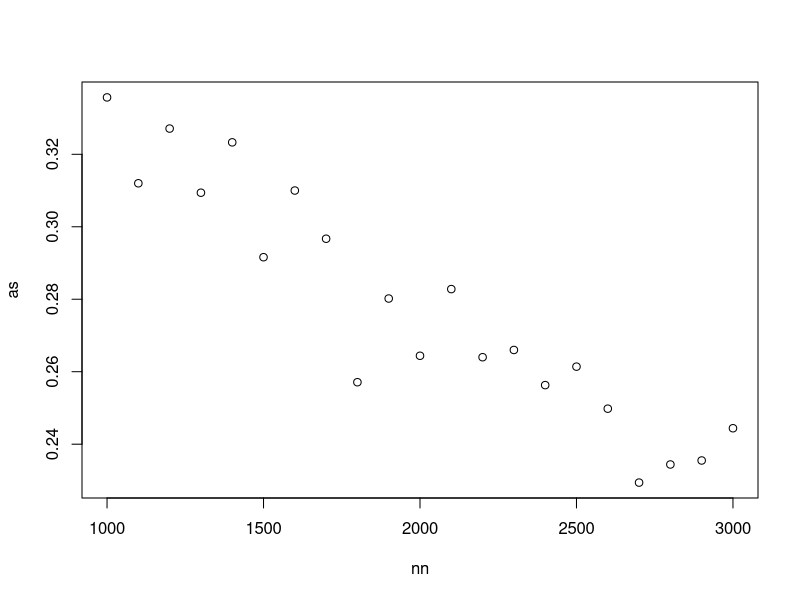
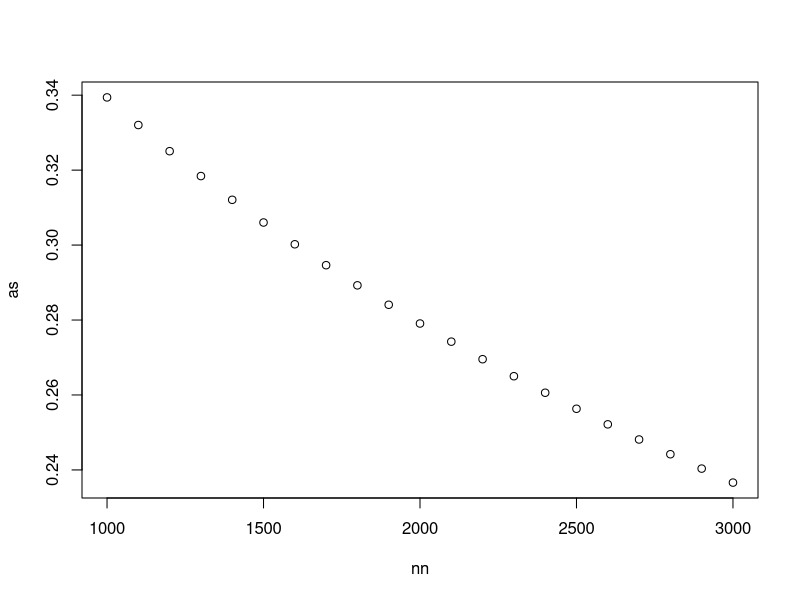

Here is the R script that generated these plots, in order:
## ---- chunk 1
18 * sqrt(18)/19
## ---- chunk 2
set.seed(1)
n<-10^3
X <- sample(c(-17,1), size = n, replace = TRUE, prob=c(1/19, 18/19))
S<-sum(X)
S
## ---- chunk 3
n<-10^3
n * (-34+36)/38
sqrt(n) *18 * sqrt(18)/19
## ---- chunk 4
set.seed(1)
n<-10^3
X <- sample(c(-17,1), n, replace = TRUE, prob=c(1/19, 18/19))
S<-sum(X)/length(X)
S
## ---- chunk 5
set.seed(1)
n<-10^3
X <- sample(c(-17,1), n, replace = TRUE, prob=c(1/19, 18/19))
S<-sum(X)/length(X)
SE<-sqrt(sum((X - S)^2) / length(X))
SE
## ---- chunk 6
n<-1000
mu <- n * (2)/38
se <-  sqrt(n) * 18 * sqrt(18)/19 
#> [1] 0.339
pnorm(0, mu, se)
## ---- chunk 7
set.seed(1)
n<-10^3
B <- 10^4
roulette_winnings <- function(n){
  X <- sample(c(-17,1), n, replace = TRUE, prob=c(1/19, 18/19))
  #sum(X)
}
XS <- replicate(B, roulette_winnings(n))
S<-sum(XS)/length(XS)
SE<-sqrt(sum((XS - S)^2) / length(XS))
S
SE
## ---- chunk 8
set.seed(1)
n <- 1000
B <- 10000
roulette_winnings <- function(n){
  X <- sample(c(-17,1), n, replace = TRUE, prob=c(1/19, 18/19))
  sum(X)
}
S <- replicate(B, roulette_winnings(n))

n * (2)/38 
#> [1] 52.6
sqrt(n) * 18 * sqrt(18)/19 
#> [1] 127.1

mean(S)
#> [1] 53.5
sd(S)
#> [1] 126.2
mean(S < 0)
#> [1] 0.337

# CLT
mu <- n * (2)/38
se <-  sqrt(n) * 18 * sqrt(18)/19 
pnorm(0, mu, se)
#> [1] 0.339
## ---- chunk 9
set.seed(1)
n <- 1000
B <- 10000
roulette_winnings <- function(n){
  X <- sample(c(-17,1), n, replace = TRUE, prob=c(1/19, 18/19))
  sum(X)
}
S <- replicate(B, roulette_winnings(n))

mean(S < 0)
#> [1] 0.337
## ---- chunk 10
set.seed(1)
n<-2500
Y <- sample(c(-17,1), n, replace = TRUE, prob=c(1/19, 18/19))
S<-sum(Y)
S
## ---- chunk 11
set.seed(1)
n<-2500
Y <- sample(c(-17,1), n, replace = TRUE, prob=c(1/19, 18/19))
S<-sum(Y)/length(Y)
S
## ---- chunk 12
set.seed(1)
n<-2500
Y <- sample(c(-17,1), n, replace = TRUE, prob=c(1/19, 18/19))
S<-sum(Y)/length(Y)
SE<-sqrt(sum((Y - S)^2) / length(Y))
SE
## ---- chunk 13
n<-2500
mu <- n * (2)/38
se <-  sqrt(n) * 18 * sqrt(18)/19 
pnorm(0, mu, se)
## ---- chunk 14
set.seed(1)
n <- 2500
B <- 10000
roulette_winnings <- function(n){
  X <- sample(c(-17,1), n, replace = TRUE, prob=c(1/19, 18/19))
  sum(X)
}
S <- replicate(B, roulette_winnings(n))
mean(S<0)
## ---- chunk 15
set.seed(1)
n <- 2500
B <- 10000
roulette_winnings <- function(n){
  X <- sample(c(-17,1), n, replace = TRUE, prob=c(1/19, 18/19))
  sum(X)
}
S <- replicate(B, roulette_winnings(n))

mean(S < 0)
#> [1] 0.0458
## ---- chunk 16
#set.seed(1)
nn <- seq(1000,3000,100)
B <- 10000
roulette_winnings <- function(n){
  Y <- sample(c(-17,1), n, replace = TRUE, prob=c(1/19, 18/19))
  sum(Y)
}
monte_carlo <- function(n) {
  YR <- replicate(B, roulette_winnings(n))
  #sum(YR)/length(YR)
  #SE<-sqrt(sum((XR - S)^2) / length(XR))
  mean(YR<0)
}
as<-sapply(nn, monte_carlo)
#data.frame(nn,as)
plot(nn,as)
## ---- chunk 17
nn <- seq(1000,3000,100)

clt<-function(n) {
  mu <- n * (2)/38
  se <-  sqrt(n) * 18 * sqrt(18)/19 
  pnorm(0, mu, se)
}

as<-sapply(nn, clt)
#data.frame(nn,as)
plot(nn,as)
